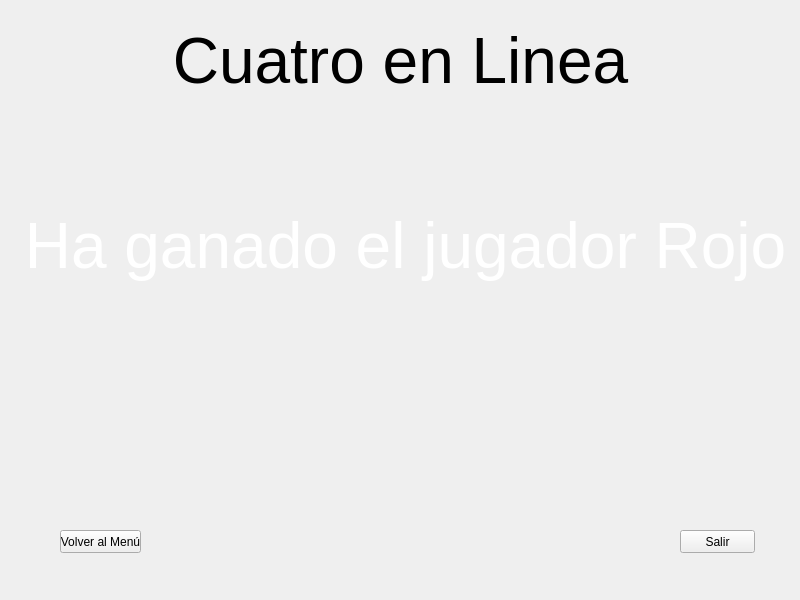
<?xml version="1.0" encoding="UTF-8"?>
<ui version="4.0">
 <class>FinJuego</class>
 <widget class="QMainWindow" name="FinJuego">
  <property name="geometry">
   <rect>
    <x>0</x>
    <y>0</y>
    <width>800</width>
    <height>600</height>
   </rect>
  </property>
  <property name="windowTitle">
   <string>MainWindow</string>
  </property>
  <property name="styleSheet">
   <string notr="true">background-image: url(:/Imagenes/FondoRojo.png);</string>
  </property>
  <widget class="QWidget" name="widget">
   <widget class="QLabel" name="resultado">
    <property name="geometry">
     <rect>
      <x>20</x>
      <y>210</y>
      <width>771</width>
      <height>121</height>
     </rect>
    </property>
    <property name="styleSheet">
     <string notr="true">font-size:48pt;
color:#fff;
font-family:&quot;AngryBirds&quot;;</string>
    </property>
    <property name="text">
     <string>Ha ganado el jugador Rojo</string>
    </property>
    <property name="alignment">
     <set>Qt::AlignHCenter|Qt::AlignTop</set>
    </property>
   </widget>
   <widget class="QPushButton" name="salir">
    <property name="geometry">
     <rect>
      <x>680</x>
      <y>530</y>
      <width>75</width>
      <height>23</height>
     </rect>
    </property>
    <property name="styleSheet">
     <string notr="true">background:auto;</string>
    </property>
    <property name="text">
     <string>Salir</string>
    </property>
   </widget>
   <widget class="QPushButton" name="atras">
    <property name="geometry">
     <rect>
      <x>60</x>
      <y>530</y>
      <width>81</width>
      <height>23</height>
     </rect>
    </property>
    <property name="styleSheet">
     <string notr="true">background:auto;</string>
    </property>
    <property name="text">
     <string>Volver al Menú</string>
    </property>
   </widget>
   <widget class="QLabel" name="title">
    <property name="geometry">
     <rect>
      <x>140</x>
      <y>20</y>
      <width>521</width>
      <height>81</height>
     </rect>
    </property>
    <property name="styleSheet">
     <string notr="true">font-size:48pt;
color:#000;
font-family:&quot;AngryBirds&quot;;</string>
    </property>
    <property name="text">
     <string>Cuatro en Linea</string>
    </property>
    <property name="alignment">
     <set>Qt::AlignCenter</set>
    </property>
   </widget>
  </widget>
 </widget>
 <resources/>
 <connections/>
</ui>
